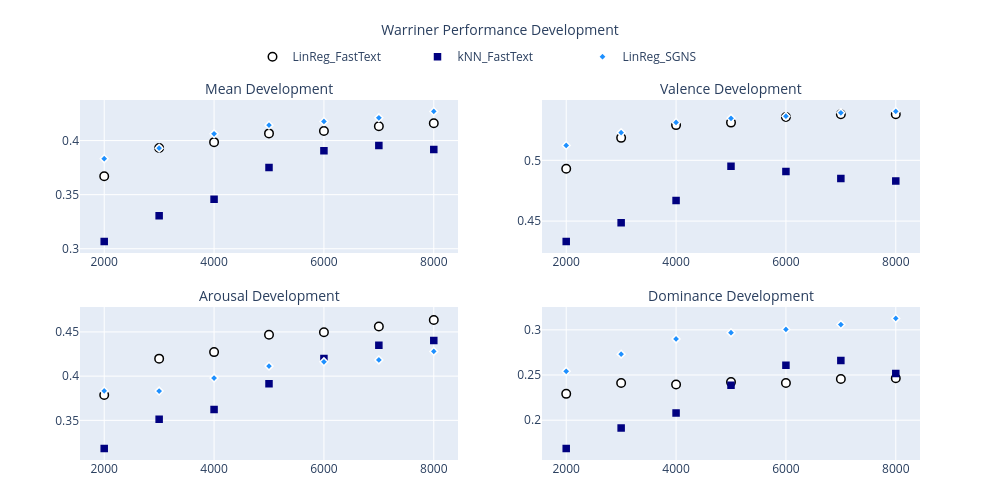

Write notebook code for a chart like this one.
### Markdown cell above
# Warriner

### Code cell
import plotly.graph_objects as go
from plotly.subplots import make_subplots

# One entry per model: dataframe, display name, marker color/symbol.
# Colors: "Tableau classic" palette (orange / red / blue) - good contrast
# against white, colorblind-checked. Distinct marker shapes (diamond /
# square / circle) keep series distinguishable even where points overlap.
# Order matters here: traces are drawn in list order, later ones on top.
# The diamond (LinReg FastText) is listed last so it doesn't get fully
# covered by the circle (LinReg SGNS), and gets a dark edge + slightly
# larger size so it stays visible even where points overlap.
models = [
    {"df": df_LinReg_FastText_Warriner, "name": "LinReg_FastText", "color": "white" , "symbol": "circle", "size": 8.5, "edge": "black"},
    {"df": df_kNN_FastText_Warriner, "name": "kNN_FastText", "color": "navy" , "symbol": "square", "size": 6, "edge": "navy"},
    {"df": df_LinReg_SGNS_Warriner, "name": "LinReg_SGNS", "color": "dodgerblue", "symbol": "diamond", "size": 6, "edge": "white"}
]

# One entry per subplot: dataframe column and (row, col) position.
dimensions = [
    {"col": "r_mean", "title": "Mean Development", "row": 1, "col_pos": 1},
    {"col": "r_V", "title": "Valence Development", "row": 1, "col_pos": 2},
    {"col": "r_A", "title": "Arousal Development", "row": 2, "col_pos": 1},
    {"col": "r_D", "title": "Dominance Development", "row": 2, "col_pos": 2},
]

fig = make_subplots(
    rows=2, cols=2,
    subplot_titles=[d["title"] for d in dimensions],
    vertical_spacing=0.15,
)

x_values = [i * 1000 for i in range(2, 9)]

for dim in dimensions:
    for i, model in enumerate(models):
        y_values = model["df"][dim["col"]]
        fig.add_trace(
            go.Scatter(
                x=x_values,
                y=y_values,
                name=model["name"],
                mode='markers',
                marker=dict(
                    color=model["color"],
                    symbol=model["symbol"],
                    size=model["size"],
                    opacity=1.0,
                    line=dict(width=1.5, color=model["edge"]),
                ),
                showlegend=(dim["row"] == 1 and dim["col_pos"] == 1),
            ),
            row=dim["row"], col=dim["col_pos"]
        )

# Update all axes
"""
for i in range(1, 3):
    for j in range(1, 3):
        fig.update_xaxes(title_text="Lexicon Size in Words", row=i, col=j)
        fig.update_yaxes(title_text="Pearson's r", range=[0.1, 0.58], row=i, col=j)
"""

fig.update_annotations(font_size=14)
fig.update_layout(
    title=dict(
        text="Warriner Performance Development",
        x=0.5, xanchor='center',
        y=0.95, yanchor='top',
        font=dict(size=18),
    ),
    height=500,
    width=1000,
    margin=dict(l=80, r=80, t=100, b=40),
    font=dict(size=12),
    title_font=dict(size=14),
    showlegend=True,
    legend=dict(
        orientation="h", yanchor="bottom", y=1.08, xanchor="center", x=0.5,
        entrywidth=120, entrywidthmode='pixels',
        tracegroupgap=20,
    )
)
 
fig.write_image("warriner_lexsize.svg")
fig.show()

### Figure 1 — Plotly figure (JSON) as saved in the notebook; plotly's stock layout.template omitted (floating-point values rounded to 4 significant figures)
{"data": [{"marker": {"color": "white", "line": {"color": "black", "width": 1.5}, "opacity": 1, "size": 8.5, "symbol": "circle"}, "mode": "markers", "name": "LinReg_FastText", "showlegend": true, "type": "scatter", "x": [2000, 3000, 4000, 5000, 6000, 7000, 8000], "xaxis": "x", "y": [0.367, 0.3932, 0.3985, 0.4066, 0.4088, 0.4132, 0.416], "yaxis": "y"}, {"marker": {"color": "navy", "line": {"color": "navy", "width": 1.5}, "opacity": 1, "size": 6, "symbol": "square"}, "mode": "markers", "name": "kNN_FastText", "showlegend": true, "type": "scatter", "x": [2000, 3000, 4000, 5000, 6000, 7000, 8000], "xaxis": "x", "y": [0.3066, 0.3304, 0.3457, 0.375, 0.3906, 0.3953, 0.3917], "yaxis": "y"}, {"marker": {"color": "dodgerblue", "line": {"color": "white", "width": 1.5}, "opacity": 1, "size": 6, "symbol": "diamond"}, "mode": "markers", "name": "LinReg_SGNS", "showlegend": true, "type": "scatter", "x": [2000, 3000, 4000, 5000, 6000, 7000, 8000], "xaxis": "x", "y": [0.3832, 0.393, 0.4063, 0.4143, 0.4177, 0.4211, 0.427], "yaxis": "y"}, {"marker": {"color": "white", "line": {"color": "black", "width": 1.5}, "opacity": 1, "size": 8.5, "symbol": "circle"}, "mode": "markers", "name": "LinReg_FastText", "showlegend": false, "type": "scatter", "x": [2000, 3000, 4000, 5000, 6000, 7000, 8000], "xaxis": "x2", "y": [0.4931, 0.5185, 0.529, 0.531, 0.5357, 0.5379, 0.5379], "yaxis": "y2"}, {"marker": {"color": "navy", "line": {"color": "navy", "width": 1.5}, "opacity": 1, "size": 6, "symbol": "square"}, "mode": "markers", "name": "kNN_FastText", "showlegend": false, "type": "scatter", "x": [2000, 3000, 4000, 5000, 6000, 7000, 8000], "xaxis": "x2", "y": [0.4331, 0.4486, 0.467, 0.495, 0.4909, 0.4851, 0.483], "yaxis": "y2"}, {"marker": {"color": "dodgerblue", "line": {"color": "white", "width": 1.5}, "opacity": 1, "size": 6, "symbol": "diamond"}, "mode": "markers", "name": "LinReg_SGNS", "showlegend": false, "type": "scatter", "x": [2000, 3000, 4000, 5000, 6000, 7000, 8000], "xaxis": "x2", "y": [0.5123, 0.5228, 0.5312, 0.5346, 0.5363, 0.5391, 0.5403], "yaxis": "y2"}, {"marker": {"color": "white", "line": {"color": "black", "width": 1.5}, "opacity": 1, "size": 8.5, "symbol": "circle"}, "mode": "markers", "name": "LinReg_FastText", "showlegend": false, "type": "scatter", "x": [2000, 3000, 4000, 5000, 6000, 7000, 8000], "xaxis": "x3", "y": [0.3788, 0.4198, 0.4272, 0.4467, 0.4496, 0.4561, 0.4635], "yaxis": "y3"}, {"marker": {"color": "navy", "line": {"color": "navy", "width": 1.5}, "opacity": 1, "size": 6, "symbol": "square"}, "mode": "markers", "name": "kNN_FastText", "showlegend": false, "type": "scatter", "x": [2000, 3000, 4000, 5000, 6000, 7000, 8000], "xaxis": "x3", "y": [0.3181, 0.3513, 0.3622, 0.3915, 0.4199, 0.4349, 0.4403], "yaxis": "y3"}, {"marker": {"color": "dodgerblue", "line": {"color": "white", "width": 1.5}, "opacity": 1, "size": 6, "symbol": "diamond"}, "mode": "markers", "name": "LinReg_SGNS", "showlegend": false, "type": "scatter", "x": [2000, 3000, 4000, 5000, 6000, 7000, 8000], "xaxis": "x3", "y": [0.3833, 0.3831, 0.3978, 0.4113, 0.4162, 0.4183, 0.428], "yaxis": "y3"}, {"marker": {"color": "white", "line": {"color": "black", "width": 1.5}, "opacity": 1, "size": 8.5, "symbol": "circle"}, "mode": "markers", "name": "LinReg_FastText", "showlegend": false, "type": "scatter", "x": [2000, 3000, 4000, 5000, 6000, 7000, 8000], "xaxis": "x4", "y": [0.2291, 0.2412, 0.2395, 0.2422, 0.2412, 0.2456, 0.2465], "yaxis": "y4"}, {"marker": {"color": "navy", "line": {"color": "navy", "width": 1.5}, "opacity": 1, "size": 6, "symbol": "square"}, "mode": "markers", "name": "kNN_FastText", "showlegend": false, "type": "scatter", "x": [2000, 3000, 4000, 5000, 6000, 7000, 8000], "xaxis": "x4", "y": [0.1686, 0.1913, 0.208, 0.2386, 0.2609, 0.266, 0.2518], "yaxis": "y4"}, {"marker": {"color": "dodgerblue", "line": {"color": "white", "width": 1.5}, "opacity": 1, "size": 6, "symbol": "diamond"}, "mode": "markers", "name": "LinReg_SGNS", "showlegend": false, "type": "scatter", "x": [2000, 3000, 4000, 5000, 6000, 7000, 8000], "xaxis": "x4", "y": [0.2541, 0.2731, 0.2899, 0.2968, 0.3005, 0.3059, 0.3127], "yaxis": "y4"}], "layout": {"annotations": [{"font": {"size": 14}, "showarrow": false, "text": "Mean Development", "x": 0.225, "xanchor": "center", "xref": "paper", "y": 1, "yanchor": "bottom", "yref": "paper"}, {"font": {"size": 14}, "showarrow": false, "text": "Valence Development", "x": 0.775, "xanchor": "center", "xref": "paper", "y": 1, "yanchor": "bottom", "yref": "paper"}, {"font": {"size": 14}, "showarrow": false, "text": "Arousal Development", "x": 0.225, "xanchor": "center", "xref": "paper", "y": 0.425, "yanchor": "bottom", "yref": "paper"}, {"font": {"size": 14}, "showarrow": false, "text": "Dominance Development", "x": 0.775, "xanchor": "center", "xref": "paper", "y": 0.425, "yanchor": "bottom", "yref": "paper"}], "font": {"size": 12}, "height": 500, "legend": {"entrywidth": 120, "entrywidthmode": "pixels", "orientation": "h", "tracegroupgap": 20, "x": 0.5, "xanchor": "center", "y": 1.08, "yanchor": "bottom"}, "margin": {"b": 40, "l": 80, "r": 80, "t": 100}, "showlegend": true, "title": {"font": {"size": 14}, "text": "Warriner Performance Development", "x": 0.5, "xanchor": "center", "y": 0.95, "yanchor": "top"}, "width": 1000, "xaxis": {"anchor": "y", "domain": [0, 0.45]}, "xaxis2": {"anchor": "y2", "domain": [0.55, 1]}, "xaxis3": {"anchor": "y3", "domain": [0, 0.45]}, "xaxis4": {"anchor": "y4", "domain": [0.55, 1]}, "yaxis": {"anchor": "x", "domain": [0.575, 1]}, "yaxis2": {"anchor": "x2", "domain": [0.575, 1]}, "yaxis3": {"anchor": "x3", "domain": [0, 0.425]}, "yaxis4": {"anchor": "x4", "domain": [0, 0.425]}}}
